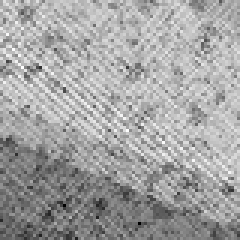
#> input picture codes/test_/28812_f444_wht_cutout.fits, 80 x 80 px, found by its file name (shown 3 times larger)
$ jupyter execute --allow-errors make_cutouts_new.ipynb
#> lines starting #> are read from the running program, lines starting #| are printed output that depends on the picture
[cell 1]
import os
import sys
import time
import glob
import shutil
import numpy as np
import pandas as pd

import subprocess
from pathlib import Path
from subprocess import Popen, PIPE
import copy

from scipy import spatial
from scipy import ndimage
from astropy.io import fits
from astropy.wcs import WCS
from astropy import units as u
from astropy.table import Table
from astropy.stats import mad_std
from astropy.nddata import Cutout2D
from astropy.coordinates import SkyCoord
# from astropy.stats import SigmaClip
from astropy.wcs.utils import skycoord_to_pixel
# from photutils.background import Background2D, MedianBackground,SExtractorBackground
from photutils.centroids import centroid_1dg, centroid_2dg
import warnings

from astropy.utils.exceptions import AstropyWarning
warnings.simplefilter('ignore', category=AstropyWarning)

from photutils.segmentation import detect_sources, deblend_sources

[cell 2]
# [30 lines left out: function create_mask, not called in this run]

[cell 3]
# [44 lines left out: function make_stamp, not called in this run]

[cell 4]
id_ = 'rubies_uds_144195'

ra,dec = 34.32515592884,-5.143685286

F115W_PSF = '/Users/mhamadouche/UMass/postdoc_work/LRDs_Project_2025:26/F115w_psf_norm.fits'
F200W_PSF = '/Users/mhamadouche/UMass/postdoc_work/LRDs_Project_2025:26/F200w_psf_norm.fits'
F444W_PSF = '/Users/mhamadouche/UMass/postdoc_work/LRDs_Project_2025:26/F444w_psf_norm.fits'

#> (the rest of this cell did not finish here and is left out)

[cell 5]
F115W_PSF = 'F115w_psf_norm.fits'
F200W_PSF = 'F200w_psf_norm.fits'
F444W_PSF = 'F444w_psf_norm.fits'

psfs = [F115W_PSF,F200W_PSF,F444W_PSF]

[cell 6]
def create_galfit_file(id, filter, conf = True):
    ### basic input info ###

    input_gfile = f"{str(id)}_{str(filter)}_img_cutout.fits"
    output_gfile = f"{str(id)}_{str(filter)}_imgblock.fits"
    rms = f"{str(id)}_{str(filter)}_rms.fits"
    zp = 28.087
    filepath = f'/Users/mhamadouche/UMass/postdoc_work/LRDs_Project_2025:26/codes/_test/'

    folder =  filepath + f"{str(id)}/"
    psfs = [F115W_PSF, F200W_PSF, F444W_PSF]

    if filter == 'F115W':
        img = sci_img_F115W
        psf_filename = psfs[0]
    elif filter == 'F200W':
        img = sci_img_F200W
        psf_filename = psfs[1]
    elif filter == 'F444W':
        img = sci_img_F444W
        psf_filename = psfs[2]

    wcs = WCS(img[0].header)

    pixel_scale = 0.03

    ### define input parameters - taken from galfit columns for f356w ###
    # flux = ind.loc[str(id), "f150w"]  ## flux is in uJy
    # mag = ind.loc[str(id), 'mag']#
    mag = 22
    # mag = 23.9 - 2.5 * np.log10(flux)
    # reff = ind.loc[str(id), "re"]
    reff = 0.5
    # sersic = ind.loc[str(id), "ng"]
    sersic = 4.5
    #reff = ind.loc[str(id), "R_KRON"]
    # ratio = ind.loc[str(id), "q"] ### ellipticity is a/b, in galfit q is b/a so need to do 1-ratio in param file ###
    ratio = 0.8
    #ratio = ind.loc[str(id), "Q_1"]
    # angle = ind.loc[str(id), "pa"]
    angle = 45
    # x,y = 30.5, 30.5 ### for hst ###
    x,y = 101/2, 101/2 ### for jwst ###

    ### create galfit feedme file ###
    if conf == True:
        cf = open(folder + f'{str(id)}_{str(filter)}_galfit.CONSTRAINTS', 'w+')
        cf.write('1      x    ' + str(-5) + '   ' + str(5) + ' \n') #pos x ±1 of input
        cf.write('1      y    ' + str(-5) + '   ' + str(5) + ' \n') #pos y ±1 of input
        cf.write('1      n    ' + str(0.05) + ' to  ' + str(10.0) + ' \n') #sersic index from 0.1 to 8.
        cf.write('1      mag    ' + str(-20.) + '   ' + str(20.) + ' \n') #±20 of input mag
        cf.write('1      re    ' + str(0.02) + ' to  ' + str(100) + ' \n') #half light radius
        cf.write('1      9    ' + str(0.02) + ' to  ' + str(1.0) + ' \n') # ellipticity
        cf.write('1      10    ' + str(-90.) + '   ' + str(90.) + ' \n') # position angle

        cf.close()
        constraints = f'{str(id)}_{str(filter)}_galfit.CONSTRAINTS'
    else:
        constraints = "none"

    gf = open(folder + f'{str(id)}_{str(filter)}_galfit.feedme', 'w+')
    ### these are the input filenames etc ####
    gf.write("# IMAGE and GALFIT CONTROL PARAMETERS\n")
    gf.write('A) '+ input_gfile +'          #input data image\n')
    gf.write('B) ' + output_gfile +'          #output image block\n')
    gf.write('C) ' + str(rms) + '          #sigma image\n')
    gf.write('D) '+str(psf_filename)+'          #Input PSF image (and diffusion kernel)\n')
    gf.write('E) 1        #PSF fine sampling factor\n')
    gf.write(f'F) {str(id)}_{str(filter)}_mask.fits           #mask image\n')
    gf.write(f'G) {str(constraints)}          #File with parameter constraints\n')
    gf.write('H) 1 101 1 101    	# Image region to fit (xmin xmax ymin ymax)\n') ### change to 1 60 1 60 for hst ###
    gf.write('I) 101 101          	# Size of the convolution box (x y)\n') ### change to 70, 70 for hst ###
    gf.write('J) ' + str(zp) + '          #Magnitude zero point\n')
    gf.write(f'K) {str(pixel_scale)}  {str(pixel_scale)}         	# Plate scale (dx dy)    [arcsec per pixel]\n') # 0.06  0.06 for hst
    gf.write('O) regular             	# Display type (regular, curses, both)\n')
    gf.write('P) 0                   	# Choose: 0=optimize, 1=model, 2=imgblock, 3=subcomps\n\n')

    gf.write('# Object number: 1 \n')
    gf.write('0) sersic          #object type\n')
    gf.write('1) ' + str(np.round(x,3)) + ' ' + str(np.round(y,3)) + ' 1' + ' 1          #position x,y\n')
    gf.write('3) ' + str(np.round(mag,3)) + ' 1          #Integrated magnitude\n')
    gf.write('4) ' + str(np.round(reff, 3)) + ' 1          # Half light radius in pixels\n')
    gf.write(f'5) {str(np.round(sersic,3))} 1          #Sersic index n\n')
    gf.write('6) 0 0\n')
    gf.write('7) 0 0\n')
    gf.write('8) 0 0\n')
    gf.write('9) ' + str(np.round(1-ratio,3)) + ' 1          #Axis ratio (b/a)\n') #change this back to 1 - ratio
    gf.write('10) ' + str(angle) + ' 1          #Position angle (PA) [deg: Up=0, Left=90]\n')
    gf.write('Z) 0          #output option\n\n')

    # make sky object in galfit file ###
    # Object number: 2
    gf.write('# Object number: 2 \n')
    gf.write('0) sky                    #  object type\n')
    gf.write('1) 0.0000      1          #  sky background at center of fitting region [ADUs]\n')
    gf.write('2) 0.0000      0          #  dsky/dx (sky gradient in x)\n')
    gf.write('3) 0.0000      0          #  dsky/dy (sky gradient in y)\n')
    gf.write('Z) 0                      #  output option (0 = resid., 1 = Dont subtract)\n\n')
    gf.close()

[cell 7]
# [6 lines left out: function perturb, not called in this run]

[cell 8]
def run_galfit(ids,path_to_stamp, filter, verb=True):
    ### first create all the stamps and mask files ###

    # stamp = batch_stamps(ids)
    stamp = path_to_stamp

    ### define paths to the folders/stamps and galfit executable ###


    galfit = "/Users/mhamadouche/Downloads/galfit-example/galfit "

    for j in ids: #tqdm(ids)
        # i = ids[0]
        path = f'/Users/mhamadouche/UMass/postdoc_work/LRDs_Project_2025:26/pysersic_files/{str(ids[0])}'
        # create_galfit_file(j, )
        galfit_file = f"{str(j)}_{str(filter)}_galfit.feedme"
        #for iteration in range(1):
        for i in range(3):
            filename = f"{path}/{str(j)}_{str(filter)}_galfit.{i:02d}"
            if os.path.exists(filename):
                galfit_file = filename
                counter = int(galfit_file.split(".")[-1])
                counter += 1

                modified_lines = []
                inside_object_1 = False

                galfit_01 = f"{path}/{str(j)}_{str(filter)}_galfit.{i:02d}"  # Source file
                galfit_changed = f"{path}/{str(j)}_{str(filter)}_galfit.{counter:02d}"  # Target file

                with open(galfit_01, 'r') as gf:
                    #print("opened .01 file")
                    lines = gf.readlines()

                for line in lines:
                    if line.startswith('# Component number: 1'):
                        #print("Found Object 1")
                        inside_object_1 = True
                        modified_lines.append(line)
                        continue  # Skip to the next line to check inside object 1
                    # Modify lines within Object 1
                    elif line.startswith('# Component number: 2'):
                        break
                    if inside_object_1:
                        #print("Inside Object 1", inside_object_1)
                        if line.startswith(" 1) "):
                            #print(float(line.split()[1]), float(line.split()[2]))
                            x, y = float(line.split()[1]), float(line.split()[2])
                            modified_lines.append(f' 1) {np.round(x, 3)} {np.round(y, 3)} 1 1\n')
                        elif line.startswith(" 3) "):
                            mag = perturb(float(line.split()[1]), min_val=-20, max_val=20)
                            modified_lines.append(f' 3) {np.round(mag, 3)} 1\n')
                        elif line.startswith(" 4) "):
                            #print(float(line.split()[1]))
                            reff = perturb(float(line.split()[1]), min_val=0.1, max_val=100)
                            #print('new reff:', reff)
                            modified_lines.append(f' 4) {np.round(reff, 3)} 1\n')
                        elif line.startswith(" 5) "):
                            sersic = perturb(float(line.split()[1]), min_val=0.1, max_val=10)
                            modified_lines.append(f' 5) {np.round(sersic, 3)} 1\n')
                        elif line.startswith(" 9) "):
                            ratio = perturb(float(line.split()[1]), min_val=0.1, max_val=1.0)
                            modified_lines.append(f' 9) {np.round(1-ratio, 3)} 1\n')
                        elif line.startswith(" 10) "):
                            angle = perturb(float(line.split()[1]), min_val=-90, max_val=90)
                            modified_lines.append(f' 10) {np.round(angle, 3)} 1\n')
                        else:
                            modified_lines.append(line)

                    else:
                        modified_lines.append(line)

                # Write modified file as galfit.03
                with open(galfit_changed, 'w') as f:
                    f.writelines(modified_lines)

                galfit_file = galfit_changed

            else:
                counter = 0
                galfit_file = galfit_file

            os.chdir(f"{path}")

            sp = subprocess.run([galfit + galfit_file], shell=True, stdout=subprocess.PIPE, stderr=subprocess.PIPE,check=True)
            stdout = sp.stdout.decode('utf-8')

            # os.chdir(f"{path}/{str(j)}_galfit_files/")

        if verb:
            print(f"...... Galfitted object: {str(j)}_{str(filter)} ......")

        # os.chdir(f"/Users/mhamadou/Desktop/PhDStuff/Year4/")
        # logfile = f"{path}/{str(j)}_galfit_files/fit.log"
        # outcat(j, logfile, cols, cats, outfile = outfile_name)

    return 0

[cell 9]
import astropy.io.fits as fits
import numpy as np
import os
wht = fits.open('/Users/mhamadouche/UMass/postdoc_work/LRDs_Project_2025:26/codes/test_/28812_f444_wht_cutout.fits')
#> wht = 1 item
folder = "/Users/mhamadouche/UMass/postdoc_work/LRDs_Project_2025:26/codes/test_/"
rms_map = 1/np.sqrt(wht[0].data)
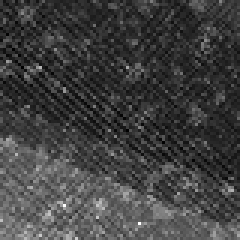
#> rms_map: shape (80, 80) float32 (shown 3 times larger); min 0.0275, max 0.0398, mean 0.0306; drawn with min black and max white
id_ = '28812'
fits.writeto(os.path.join(folder, str(id_)+'_'+"rms.fits"), data = rms_map, overwrite = True)#*unit_to_uJy

[cell 10]
mask_cutout = fits.open('/Users/mhamadouche/UMass/postdoc_work/LRDs_Project_2025:26/codes/test_/28812_f444_segmentation.fits')
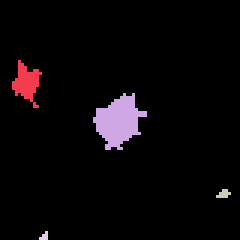
#> input picture codes/test_/28812_f444_segmentation.fits, 80 x 80 px, found by its file name (shown 3 times larger)
#> mask_cutout = 1 item

ny,nx = 80,80
ic, jc = ny//2, nx//2
label = mask_cutout[0].data[ic, jc]
#> label = 2

print(ic, jc)

mask_cutout = mask_cutout[0].data
#> mask_cutout: shape (80, 80) >i4; 5 distinct labels, from 0 to 4
mask = np.where(mask_cutout == int(label))
#> mask = 197 positions, rows 31 to 49, columns 31 to 48
mask_cutout[mask] = 0
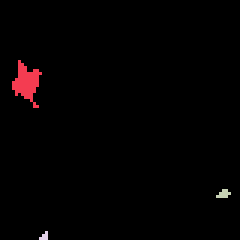
#> mask_cutout: shape (80, 80) >i4 (shown 3 times larger); 4 distinct labels, from 0 to 4; one colour per label, 0 black

# fits.writeto(os.path.join(folder, str(id_)+'_'+"mask.fits"), data = mask_cutout, overwrite = True)

[cell 11]
id = 'rubies_uds_144195'
#> (the rest of this cell did not finish here and is left out)


[cell 12]
print("created stamps & galfit files: press enter to run galfit")
path_to_stamp = '/Users/mhamadouche/UMass/postdoc_work/LRDs_Project_2025:26/pysersic_files/rubies_uds_144195/rubies_uds_144195_F444W_stamp.fits'
ids = [id]
print("running galfit on sources")
run_galfit(ids, filter = 'F444W', path_to_stamp=path_to_stamp)
#> (the call stopped at in run_galfit, `sp = subprocess.run([galfit + galfit_file], shell=True, stdout=subproc..`: subprocess is not available in this run)
